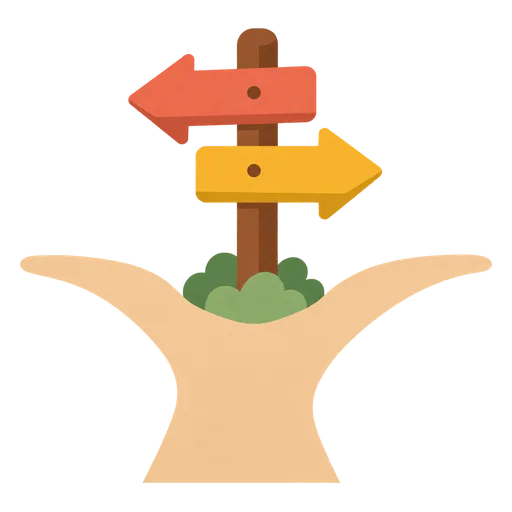
#> input picture content/images/adj_alternativ.webp, 512 x 512 px
$ python -i check_holes.py   (imports and definitions only)
#> lines starting #> are read from the running program, lines starting #| are printed output that depends on the picture; after the words box and inside, x2 and y2 are one past the last pixel; in counts of white or black regions, pixels touching at a corner belong together
"""Find the blurred holes the image generator leaves in large flat areas of a subject.

A clean drawing goes from opaque to transparent within a few pixels at its edges. A hole is a wide smear of
semi-transparent pixels, so this erodes the semi-transparent mask and reports images where a large core survives.
Neither image_jobs.py check nor the vision QA in check_images.py notices these.

  uv run check_holes.py [--min-core N]
"""
import argparse
import json
from concurrent.futures import ProcessPoolExecutor
from pathlib import Path

from PIL import Image, ImageFilter

IMAGES = Path(__file__).parent / ".cache/images"
RESULT = Path(__file__).parent / ".cache/image_holes.json"
ERODE = 9
WORK_SIZE = 1024


def core_size(path: Path) -> int:
#> called with path = '../content/images/adj_alternativ.webp'
    with Image.open(path) as source:
#> source is the input picture: PIL image 512x512 RGBA; mean R, G, B, A 72.1, 55.8, 38, 69.4
        alpha = source.convert("RGBA").getchannel("A")
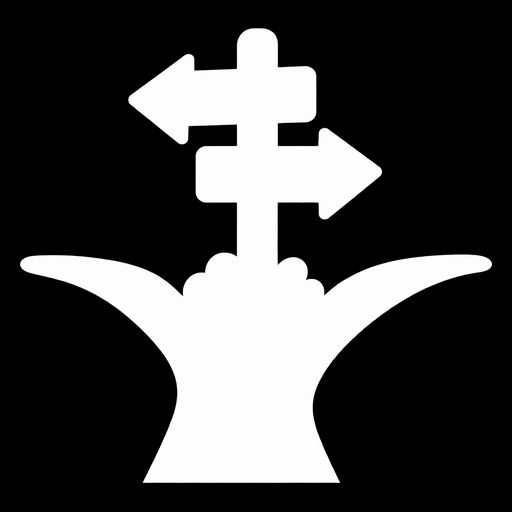
#> alpha: PIL image 512x512 L; min 0, max 255, mean 69.4
    alpha = alpha.resize((WORK_SIZE, WORK_SIZE))
#> alpha: PIL image 1024x1024 L
    soft = alpha.point(lambda value: 255 if 25 <= value <= 230 else 0)
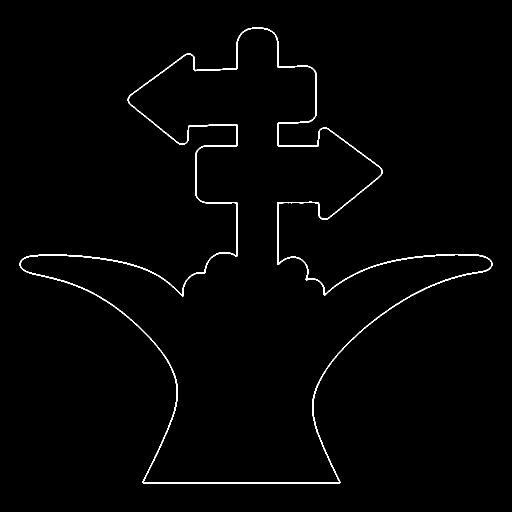
#> soft: PIL image 1024x1024 L (shown at 1/2 size); 1.2% white in thin lines or dots, all inside (x1, y1, x2, y2) = (39, 55, 985, 967)
    return soft.filter(ImageFilter.MinFilter(ERODE)).histogram()[255]


def main():
    parser = argparse.ArgumentParser()
    parser.add_argument("--min-core", type=int, default=150)
    args = parser.parse_args()
    paths = sorted(IMAGES.glob("*.png"))
    with ProcessPoolExecutor() as pool:
        sizes = dict(zip((p.stem for p in paths), pool.map(core_size, paths, chunksize=40)))
    flagged = {k: v for k, v in sorted(sizes.items(), key=lambda kv: -kv[1]) if v >= args.min_core}
    RESULT.write_text(json.dumps(flagged, indent=0))
    print(len(paths), "images,", len(flagged), "flagged")
    for key, value in flagged.items():
        print(f"  {key} {value}")


# [2 lines not run here, left out]

>>> result = core_size('../content/images/adj_alternativ.webp')
#> result = 0

$ run again, on content/images/adj_gewoehnlich.webp
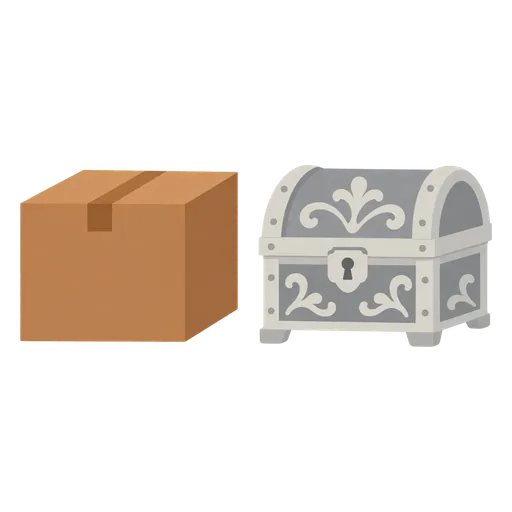
#> input picture content/images/adj_gewoehnlich.webp, 512 x 512 px
#> in core_size, source is the input picture: PIL image 512x512 RGBA; mean R, G, B, A 55.3, 47, 39.7, 69.5
#> in core_size, `alpha = source.convert("RGBA").getchannel("A")`:
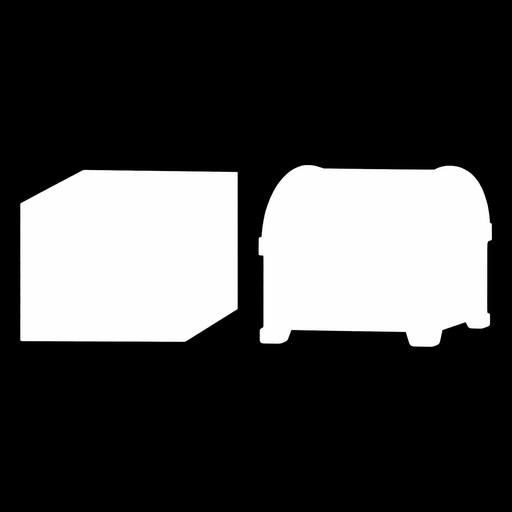
#> alpha: PIL image 512x512 L; min 0, max 255, mean 69.5
#> in core_size, `soft = alpha.point(lambda value: 255 if 25 <= value <= 230 else 0)`:
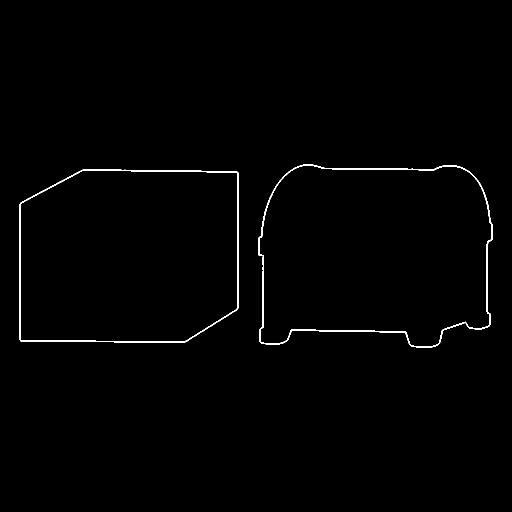
#> soft: PIL image 1024x1024 L (shown at 1/2 size); 0.78% white; 2 white regions, box (x1, y1, x2, y2) and area: (516, 329, 985, 695) 4187, (39, 339, 477, 685) 3996
#> result = 0
